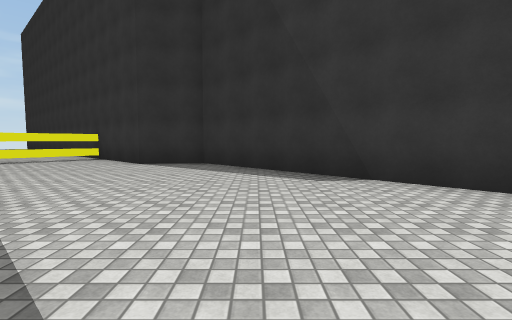
[1] (above)

17 first-person views from a walk through a scene from a Unity 3-D project. The camera is 1.3 m above the floor, tilts 4° down and sees 85° across. The floor is counted in squares, 2 m on a side. Each view is taken from the middle of a square. On the plan, view 1 faces up. The plan holds only what a view shows up to about 9 squares ahead; the rest is blank. The place goes on beyond the plan. The player is left out. Some surface patterns are stand-ins.

[2]
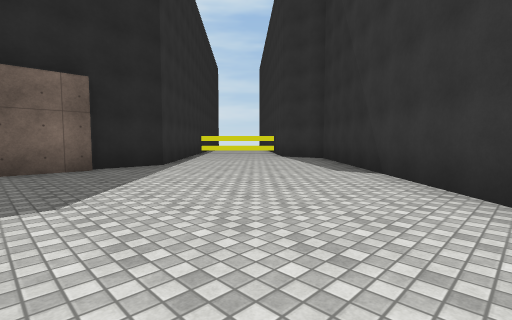

[3]
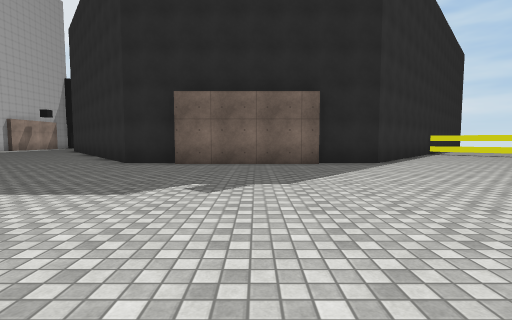

[4]
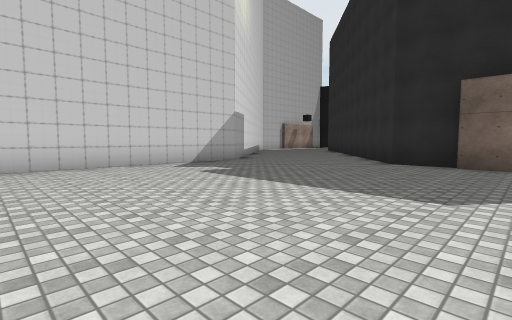

[5]
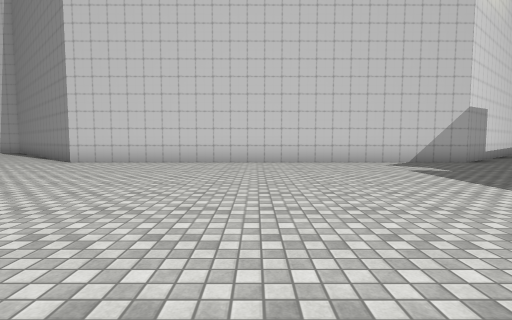

[6]
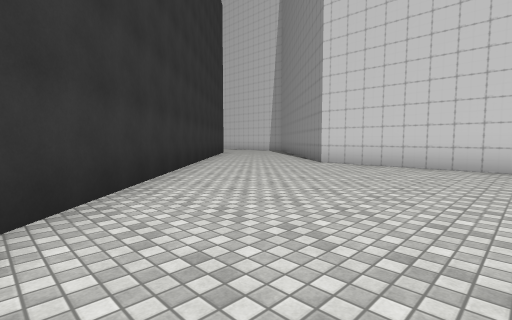

[7]
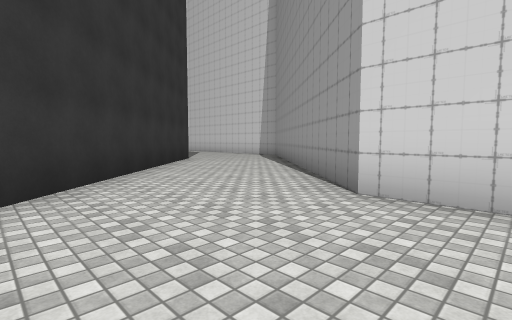

[8]
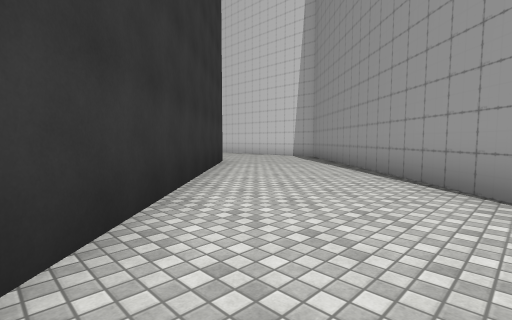

[9]
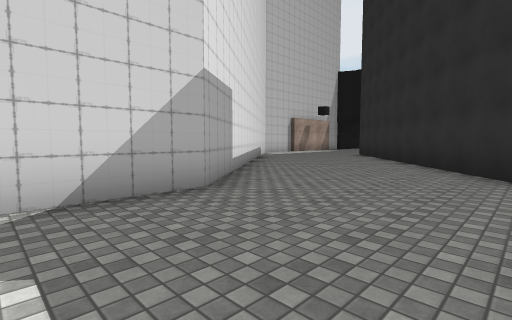

[10]
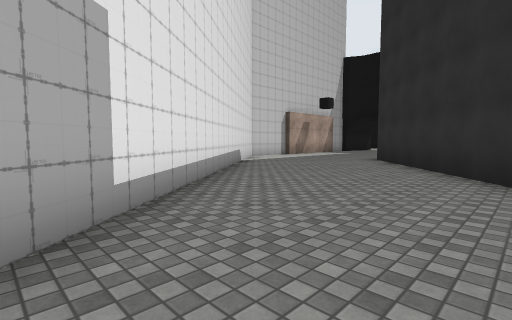

[11]
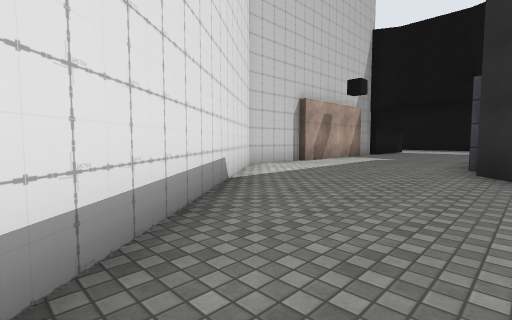

[12]
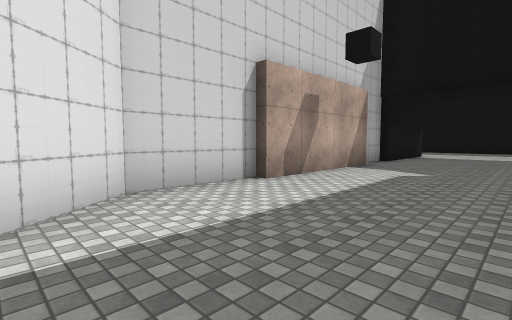

[13]
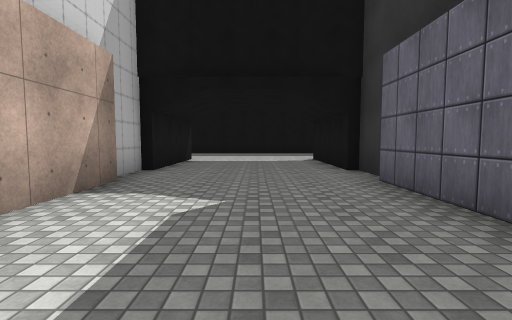

[14]
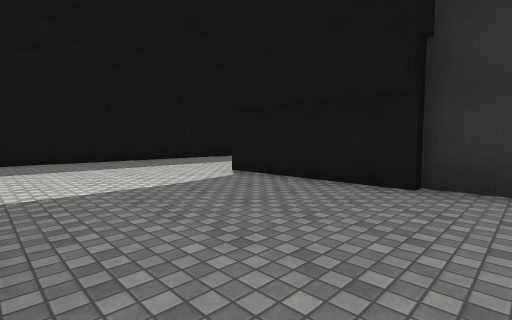

[15]
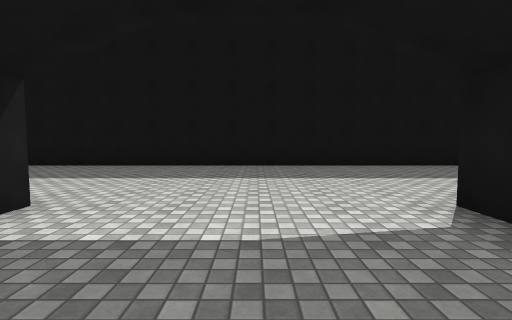

[16]
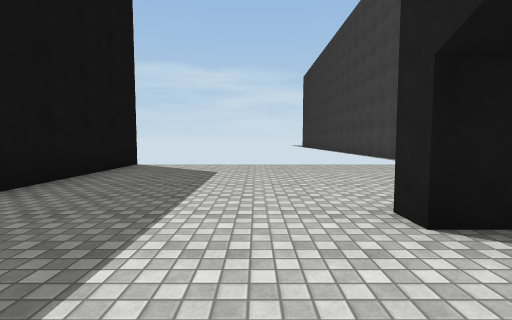

[17]
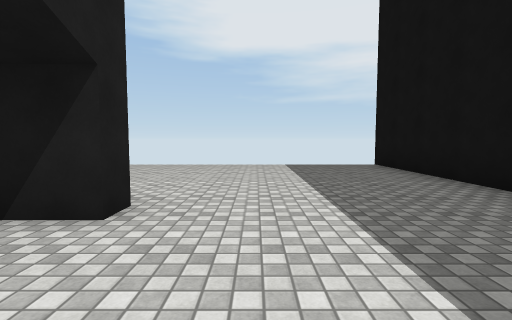

### Floor plan
Points are (right, up) in squares from view 1. A wall is a line through its corners. A room is listed if a view was taken in it or the views show most of it. See-through windows are left out.
Room 1 (views 1, 2, 3, 4, 5, 6, 7, 8, 9, 10, 11, 12, 13, 14, 15, 16, 17)
walls: (-4.7, -6.2) (-11.6, -11.8); (-3, -3.2) (-3, -4.8); (-14.1, -12) (-16.5, -12); (-2.7, 0.9) (-2.7, -3.2); (-12.5, -16.5) (-10.2, -16.5) (-1.3, -9.2) (10.5, -9.2) (15.7, -14.1); (-17, -11.7) (-18.1, -11.7); (-4.2, 3.6) (-3, 2.5) (-3, 0.8); (-18, -12) (-21.7, -12) (-21.7, -11.5); (-16.5, -16.2) (-12.5, -16.2); (3.9, 2.6) (-1.5, 8) (-3.2, 7.7) (-4, 8.4); (-18.1, -16.5) (-17, -16.5); (-6.9, 8.5) (-7.4, 8); (-21.7, -16.8) (-21.7, -16.2) (-18, -16.2); (-26.2, -6.4) (-26.2, -21.6); (16.5, -10) (8.5, -2)

Positions as (right, up) in squares from view 1, and headings:
1: (0, 0), facing up
2: (4, -1), facing up-left
3: (5, -1), facing left
4: (5, -2), facing down-left
5: (5, -1), facing down
6: (6, -2), facing down-right
7: (9, -6), facing down-right
8: (11, -6), facing down-right
9: (1, -6), facing down-left
10: (-2, -8), facing down-left
11: (-5, -11), facing down-left
12: (-9, -13), facing down-left
13: (-12, -14), facing left
14: (-17, -16), facing up-left
15: (-19, -14), facing left
16: (-23, -14), facing up
17: (-23, -14), facing down
